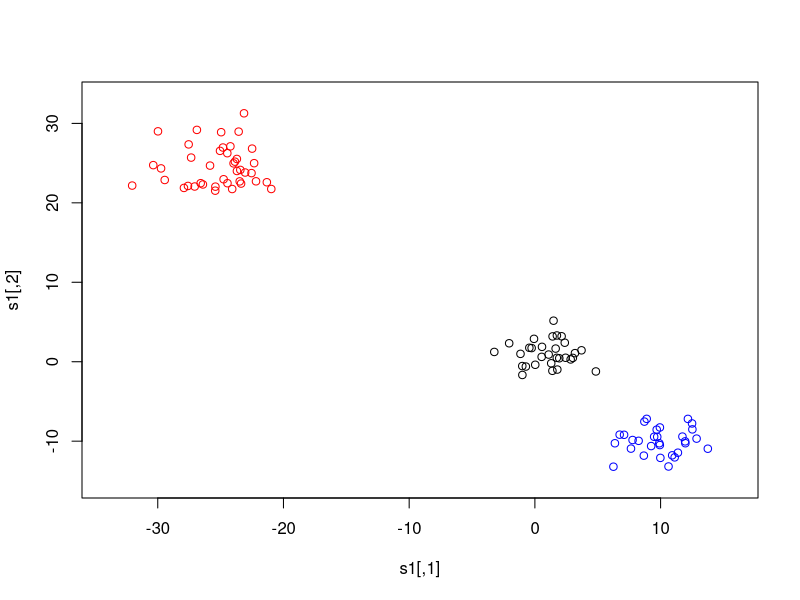

Write the R code that produced this figure. (Note: this script raises an error after producing the figure.)

### Simulation 1: zero errors
library(gdata)
library(mclust)
library(MASS)

# set sample size
nvec = c(3,3,4) * 10
n = sum(nvec)
p = 2

mu1 = c(1,1)
mu2 = c(10,-10)
mu3 = c(-25,25)

# set errors to be zero
err = array(0, dim=c(p,p,n))  
for(i in 1:n){
  err[,,i] = matrix(0,p,p)
  diag(err[,,i]) = 0
}

sigma1 = matrix(c(3,0,0,3),nrow=2)
sigma2 = matrix(c(5,0,0,5),nrow=2)
sigma3 = matrix(c(7,0,0,7),nrow=2)

set.seed(0)
s1 = mvrnorm(nvec[1], mu1, (sigma1+err[,,1]))
s2 = mvrnorm(nvec[2], mu2, (sigma2+err[,,1]))
s3 = mvrnorm(nvec[3], mu3, (sigma3+err[,,1]))

# true membership matrix:
temp = c(rep(c(1,0,0),nvec[1]),rep(c(0,1,0),nvec[2]),rep(c(0,0,1),nvec[3]))
z.true = matrix(temp, nrow=n, byrow=TRUE)

samp = rbind(s1,s2,s3)

x1 = min(samp[,1])-2
x2 = max(samp[,1])+2
y1 = min(samp[,2])-2
y2 = max(samp[,2])+2

plot(s1,xlim=c(x1,x2),ylim=c(y1,y2))
points(s2, col="blue")
points(s3, col="red")

z.ini = z.true

library(gdata)
library(mclust)

my.result = ME.VVV.err(samp, z.ini, err)

mc.result = meVVV(samp,z.ini)
